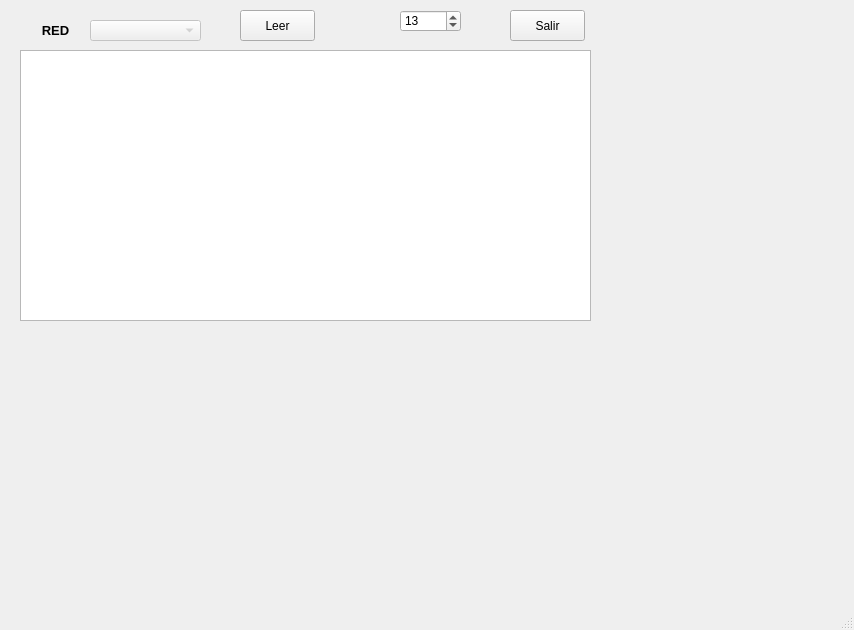
<?xml version="1.0" encoding="UTF-8"?>
<ui version="4.0">
 <class>MainWindow</class>
 <widget class="QMainWindow" name="MainWindow">
  <property name="geometry">
   <rect>
    <x>0</x>
    <y>0</y>
    <width>854</width>
    <height>630</height>
   </rect>
  </property>
  <property name="windowTitle">
   <string>MainWindow</string>
  </property>
  <widget class="QWidget" name="centralwidget">
   <widget class="QLabel" name="label_t_7">
    <property name="enabled">
     <bool>true</bool>
    </property>
    <property name="geometry">
     <rect>
      <x>30</x>
      <y>10</y>
      <width>51</width>
      <height>40</height>
     </rect>
    </property>
    <property name="font">
     <font>
      <pointsize>10</pointsize>
      <weight>75</weight>
      <bold>true</bold>
     </font>
    </property>
    <property name="text">
     <string>RED</string>
    </property>
    <property name="scaledContents">
     <bool>false</bool>
    </property>
    <property name="alignment">
     <set>Qt::AlignCenter</set>
    </property>
    <property name="wordWrap">
     <bool>false</bool>
    </property>
   </widget>
   <widget class="QComboBox" name="cmbx_red">
    <property name="enabled">
     <bool>false</bool>
    </property>
    <property name="geometry">
     <rect>
      <x>90</x>
      <y>20</y>
      <width>111</width>
      <height>21</height>
     </rect>
    </property>
   </widget>
   <widget class="QTextEdit" name="textEdit">
    <property name="enabled">
     <bool>true</bool>
    </property>
    <property name="geometry">
     <rect>
      <x>20</x>
      <y>50</y>
      <width>571</width>
      <height>271</height>
     </rect>
    </property>
    <property name="lineWrapMode">
     <enum>QTextEdit::WidgetWidth</enum>
    </property>
   </widget>
   <widget class="QPushButton" name="Btn_Salir">
    <property name="geometry">
     <rect>
      <x>510</x>
      <y>10</y>
      <width>75</width>
      <height>31</height>
     </rect>
    </property>
    <property name="text">
     <string>Salir</string>
    </property>
   </widget>
   <widget class="QPushButton" name="Btn_Leer">
    <property name="geometry">
     <rect>
      <x>240</x>
      <y>10</y>
      <width>75</width>
      <height>31</height>
     </rect>
    </property>
    <property name="text">
     <string>Leer</string>
    </property>
   </widget>
   <widget class="QSpinBox" name="spinBox">
    <property name="geometry">
     <rect>
      <x>400</x>
      <y>10</y>
      <width>61</width>
      <height>22</height>
     </rect>
    </property>
    <property name="maximum">
     <number>20</number>
    </property>
    <property name="value">
     <number>13</number>
    </property>
   </widget>
  </widget>
  <widget class="QMenuBar" name="menubar">
   <property name="geometry">
    <rect>
     <x>0</x>
     <y>0</y>
     <width>854</width>
     <height>21</height>
    </rect>
   </property>
  </widget>
  <widget class="QStatusBar" name="statusbar"/>
 </widget>
 <resources/>
 <connections/>
</ui>
